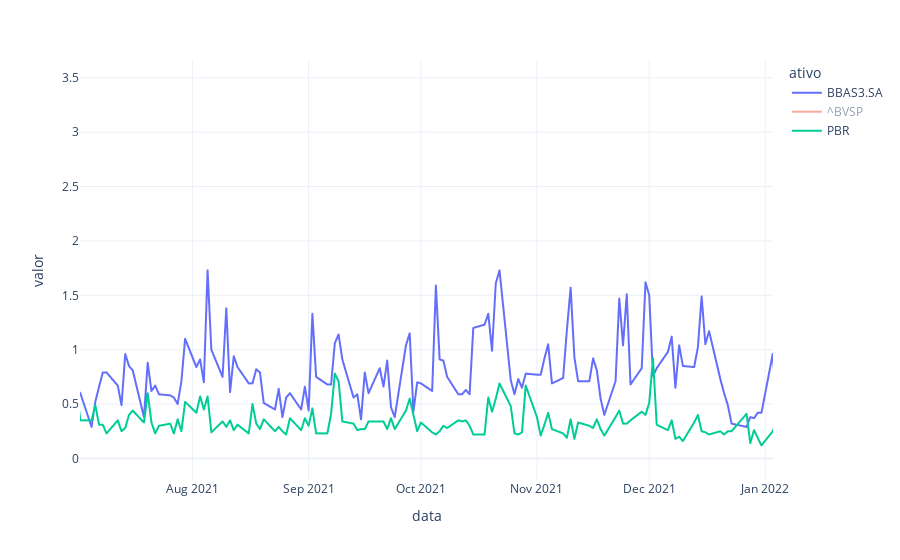

Notebook source saved alongside this figure:
### Code cell
ativo = 'BBAS3.SA'
df_bb = df.copy()
df_bb = (df_bb['High'][ativo] - df_bb['Low'][ativo]).to_frame()


ativo = '^BVSP'
df_bvsp = df.copy()
df_bvsp = (df_bvsp['High'][ativo] - df_bvsp['Low'][ativo]).to_frame()


ativo = 'PBR'
df_pbr = df.copy()
df_pbr = (df_pbr['High'][ativo] - df_pbr['Low'][ativo]).to_frame()

df_amplitude = df_bb.merge(df_bvsp, right_index=True, left_index=True).merge(df_pbr, right_index=True, left_index=True)
df_amplitude = df_amplitude.stack().reset_index()
df_amplitude.columns = ['data', 'ativo', 'valor']

fig = px.line(df_amplitude, x='data' , y='valor', color='ativo', template='plotly_white')
fig.show()

### Figure 1 — Plotly figure (JSON) as saved in the notebook; plotly's stock layout.template omitted (floating-point values rounded to 4 significant figures; data arrays with more than 128 entries replaced by an {"elided": "..."} marker saying what was removed)
{"data": [{"hovertemplate": "ativo=BBAS3.SA<br>data=%{x}<br>valor=%{y}<extra></extra>", "legendgroup": "BBAS3.SA", "line": {"color": "#636efa", "dash": "solid"}, "marker": {"symbol": "circle"}, "mode": "lines", "name": "BBAS3.SA", "showlegend": true, "type": "scattergl", "x": {"elided": "542 str values"}, "xaxis": "x", "y": {"elided": "542 float values"}, "yaxis": "y"}, {"hovertemplate": "ativo=^BVSP<br>data=%{x}<br>valor=%{y}<extra></extra>", "legendgroup": "^BVSP", "line": {"color": "#EF553B", "dash": "solid"}, "marker": {"symbol": "circle"}, "mode": "lines", "name": "^BVSP", "showlegend": true, "type": "scattergl", "visible": "legendonly", "x": {"elided": "542 str values"}, "xaxis": "x", "y": {"elided": "542 float values"}, "yaxis": "y"}, {"hovertemplate": "ativo=PBR<br>data=%{x}<br>valor=%{y}<extra></extra>", "legendgroup": "PBR", "line": {"color": "#00cc96", "dash": "solid"}, "marker": {"symbol": "circle"}, "mode": "lines", "name": "PBR", "showlegend": true, "type": "scattergl", "x": {"elided": "542 str values"}, "xaxis": "x", "y": {"elided": "542 float values"}, "yaxis": "y"}], "layout": {"autosize": true, "legend": {"title": {"text": "ativo"}, "tracegroupgap": 0}, "margin": {"t": 60}, "xaxis": {"anchor": "y", "autorange": false, "domain": [0, 1], "range": ["2021-07-01 21:50:27.6151", "2022-01-03 01:45:26.3598"], "showspikes": false, "title": {"text": "data"}, "type": "date"}, "yaxis": {"anchor": "x", "autorange": false, "domain": [0, 1], "range": [-0.1983, 3.664], "showspikes": false, "title": {"text": "valor"}, "type": "linear"}}}
